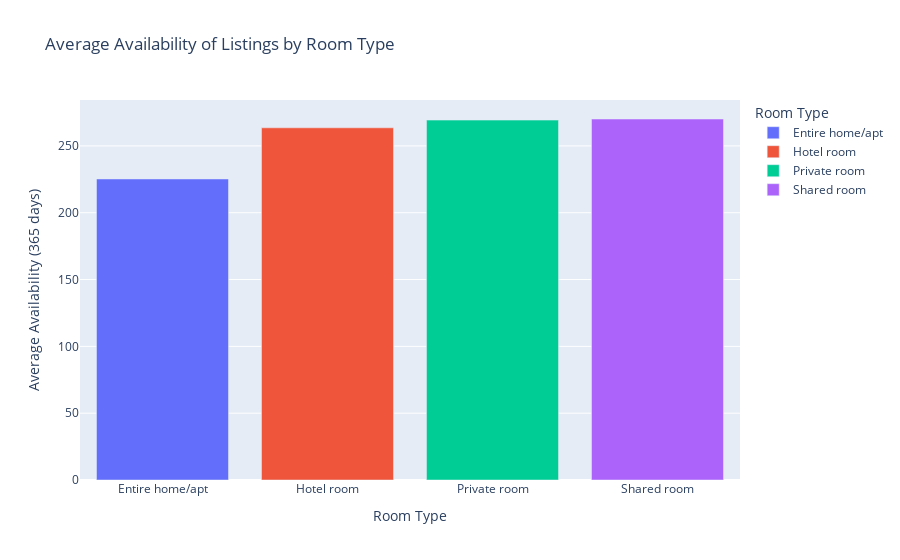

The code cell stored with this chart in its notebook:
### Markdown cell above
Dari distribusi diatas ditemukan bahwa pada masing masing distrik memiliki `room_type` dengan **entire home/apt** kebanyakan.

### Code cell
fig = px.bar(df.groupby('room_type')['availability_365'].mean().reset_index(), x='room_type', y='availability_365',color='room_type',
             labels={'room_type': 'Room Type', 'availability_365': 'Average Availability (365 days)'},
             title='Average Availability of Listings by Room Type')

fig.show()

### Figure 1 — Plotly figure (JSON) as saved in the notebook; plotly's stock layout.template omitted (floating-point values rounded to 4 significant figures)
{"data": [{"alignmentgroup": "True", "hovertemplate": "Room Type=%{x}<br>Average Availability (365 days)=%{y}<extra></extra>", "legendgroup": "Entire home/apt", "marker": {"color": "#636efa", "pattern": {"shape": ""}}, "name": "Entire home/apt", "offsetgroup": "Entire home/apt", "orientation": "v", "showlegend": true, "textposition": "auto", "type": "bar", "x": ["Entire home/apt"], "xaxis": "x", "y": [225.3], "yaxis": "y"}, {"alignmentgroup": "True", "hovertemplate": "Room Type=%{x}<br>Average Availability (365 days)=%{y}<extra></extra>", "legendgroup": "Hotel room", "marker": {"color": "#EF553B", "pattern": {"shape": ""}}, "name": "Hotel room", "offsetgroup": "Hotel room", "orientation": "v", "showlegend": true, "textposition": "auto", "type": "bar", "x": ["Hotel room"], "xaxis": "x", "y": [263.6], "yaxis": "y"}, {"alignmentgroup": "True", "hovertemplate": "Room Type=%{x}<br>Average Availability (365 days)=%{y}<extra></extra>", "legendgroup": "Private room", "marker": {"color": "#00cc96", "pattern": {"shape": ""}}, "name": "Private room", "offsetgroup": "Private room", "orientation": "v", "showlegend": true, "textposition": "auto", "type": "bar", "x": ["Private room"], "xaxis": "x", "y": [269.3], "yaxis": "y"}, {"alignmentgroup": "True", "hovertemplate": "Room Type=%{x}<br>Average Availability (365 days)=%{y}<extra></extra>", "legendgroup": "Shared room", "marker": {"color": "#ab63fa", "pattern": {"shape": ""}}, "name": "Shared room", "offsetgroup": "Shared room", "orientation": "v", "showlegend": true, "textposition": "auto", "type": "bar", "x": ["Shared room"], "xaxis": "x", "y": [270.1], "yaxis": "y"}], "layout": {"barmode": "relative", "legend": {"title": {"text": "Room Type"}, "tracegroupgap": 0}, "title": {"text": "Average Availability of Listings by Room Type"}, "xaxis": {"anchor": "y", "categoryarray": ["Entire home/apt", "Hotel room", "Private room", "Shared room"], "categoryorder": "array", "domain": [0, 1], "title": {"text": "Room Type"}}, "yaxis": {"anchor": "x", "domain": [0, 1], "title": {"text": "Average Availability (365 days)"}}}}
